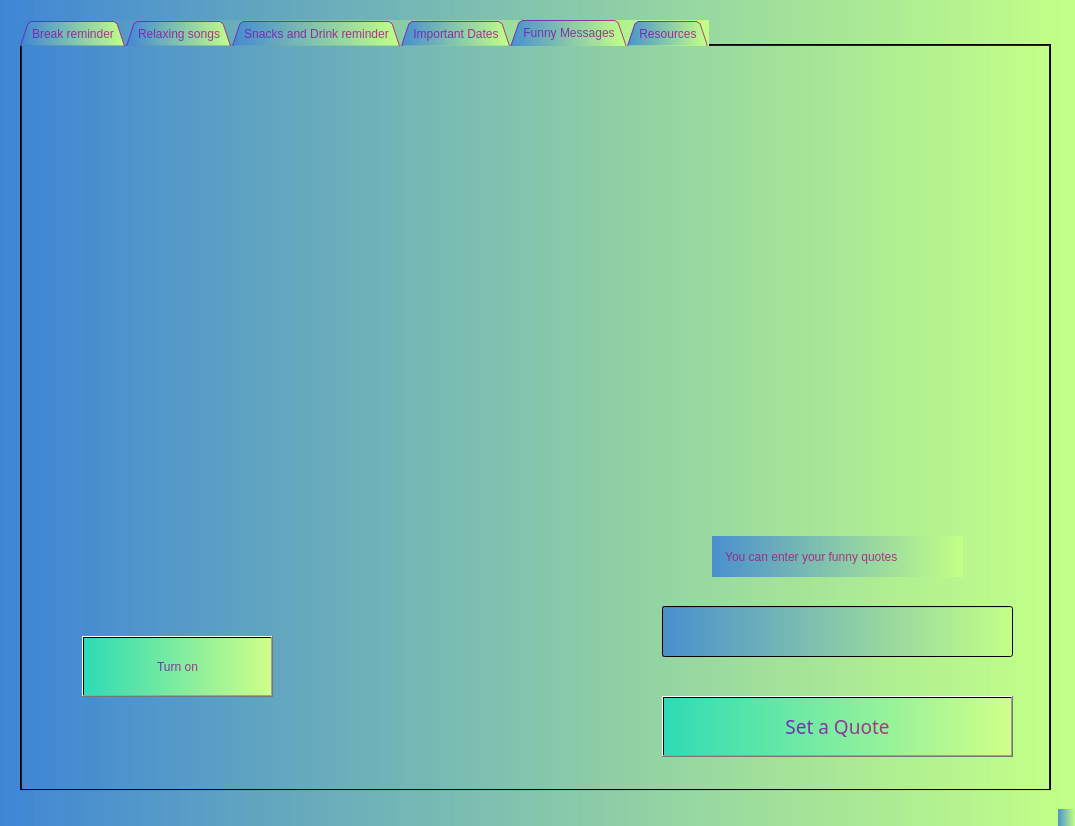
<?xml version="1.0" encoding="UTF-8"?>
<ui version="4.0">
 <class>Prorest</class>
 <widget class="QMainWindow" name="Prorest">
  <property name="geometry">
   <rect>
    <x>0</x>
    <y>0</y>
    <width>1075</width>
    <height>826</height>
   </rect>
  </property>
  <property name="windowTitle">
   <string>Prorest</string>
  </property>
  <property name="styleSheet">
   <string notr="true">color: qlineargradient(spread:pad, x1:0, y1:0, x2:1, y2:0, stop:0 rgba(151, 45, 219, 252), stop:1 rgba(72, 151, 183, 252));
background-color: qlineargradient(spread:pad, x1:0, y1:0, x2:1, y2:0, stop:0 rgba(63, 134, 213, 227), stop:0.994737 rgba(194, 255, 135, 252));</string>
  </property>
  <widget class="QWidget" name="centralwidget">
   <widget class="QTabWidget" name="tabWidget">
    <property name="geometry">
     <rect>
      <x>20</x>
      <y>20</y>
      <width>1031</width>
      <height>771</height>
     </rect>
    </property>
    <property name="styleSheet">
     <string notr="true">font: 75 10pt &quot;Garamond&quot;;
color: qlineargradient(spread:pad, x1:0, y1:0, x2:1, y2:0, stop:0 rgba(111, 39, 186, 241), stop:0.994737 rgba(170, 20, 119, 209));
</string>
    </property>
    <property name="tabShape">
     <enum>QTabWidget::Triangular</enum>
    </property>
    <property name="currentIndex">
     <number>4</number>
    </property>
    <property name="elideMode">
     <enum>Qt::ElideNone</enum>
    </property>
    <widget class="QWidget" name="tab">
     <attribute name="title">
      <string>Break reminder</string>
     </attribute>
     <widget class="QLabel" name="break_bg">
      <property name="geometry">
       <rect>
        <x>-6</x>
        <y>-25</y>
        <width>1031</width>
        <height>771</height>
       </rect>
      </property>
      <property name="text">
       <string/>
      </property>
      <property name="pixmap">
       <pixmap>../Python/BG/ThinkstockPhotos-489763838-e1490767826261.jpg</pixmap>
      </property>
      <property name="scaledContents">
       <bool>true</bool>
      </property>
     </widget>
     <widget class="QPushButton" name="break_btn">
      <property name="geometry">
       <rect>
        <x>770</x>
        <y>130</y>
        <width>191</width>
        <height>61</height>
       </rect>
      </property>
      <property name="toolTip">
       <string>&lt;html&gt;&lt;head/&gt;&lt;body&gt;&lt;p&gt;&lt;span style=&quot; font-size:12pt; font-weight:600;&quot;&gt;Turn on&lt;/span&gt;&lt;/p&gt;&lt;/body&gt;&lt;/html&gt;</string>
      </property>
      <property name="styleSheet">
       <string notr="true">background-color: qlineargradient(spread:pad, x1:0, y1:0, x2:1, y2:0, stop:0 rgba(45, 219, 182, 252), stop:1 rgba(209, 255, 137, 252));
font: 75 14pt &quot;Berlin Sans FB Demi&quot;;</string>
      </property>
      <property name="text">
       <string>Turn on</string>
      </property>
     </widget>
    </widget>
    <widget class="QWidget" name="tab_2">
     <attribute name="title">
      <string>Relaxing songs</string>
     </attribute>
     <widget class="QLabel" name="music_bg">
      <property name="geometry">
       <rect>
        <x>-270</x>
        <y>-40</y>
        <width>1301</width>
        <height>781</height>
       </rect>
      </property>
      <property name="text">
       <string/>
      </property>
      <property name="pixmap">
       <pixmap>../Python/BG/maxresdefault2.jpg</pixmap>
      </property>
      <property name="scaledContents">
       <bool>true</bool>
      </property>
     </widget>
     <widget class="QPushButton" name="music_btn">
      <property name="geometry">
       <rect>
        <x>750</x>
        <y>150</y>
        <width>191</width>
        <height>61</height>
       </rect>
      </property>
      <property name="toolTip">
       <string>&lt;html&gt;&lt;head/&gt;&lt;body&gt;&lt;p&gt;&lt;span style=&quot; font-size:12pt; font-weight:600;&quot;&gt;Turn on&lt;/span&gt;&lt;/p&gt;&lt;/body&gt;&lt;/html&gt;</string>
      </property>
      <property name="styleSheet">
       <string notr="true">background-color: qlineargradient(spread:pad, x1:0, y1:0, x2:1, y2:0, stop:0 rgba(219, 200, 45, 252), stop:1 rgba(209, 255, 137, 252));
font: 75 14pt &quot;Berlin Sans FB Demi&quot;;</string>
      </property>
      <property name="text">
       <string>Turn on</string>
      </property>
     </widget>
     <widget class="QPushButton" name="Random_music_btn">
      <property name="geometry">
       <rect>
        <x>750</x>
        <y>280</y>
        <width>191</width>
        <height>61</height>
       </rect>
      </property>
      <property name="toolTip">
       <string>&lt;html&gt;&lt;head/&gt;&lt;body&gt;&lt;p&gt;&lt;span style=&quot; font-size:12pt; font-weight:600;&quot;&gt;Turn on&lt;/span&gt;&lt;/p&gt;&lt;/body&gt;&lt;/html&gt;</string>
      </property>
      <property name="styleSheet">
       <string notr="true">background-color: qlineargradient(spread:pad, x1:0, y1:0, x2:1, y2:0, stop:0 rgba(219, 200, 45, 252), stop:1 rgba(209, 255, 137, 252));
font: 75 14pt &quot;Berlin Sans FB Demi&quot;;</string>
      </property>
      <property name="text">
       <string>Randomize on</string>
      </property>
     </widget>
     <widget class="QPushButton" name="Automated_music_btn">
      <property name="geometry">
       <rect>
        <x>750</x>
        <y>400</y>
        <width>191</width>
        <height>61</height>
       </rect>
      </property>
      <property name="toolTip">
       <string>&lt;html&gt;&lt;head/&gt;&lt;body&gt;&lt;p&gt;&lt;span style=&quot; font-size:12pt; font-weight:600;&quot;&gt;Turn on&lt;/span&gt;&lt;/p&gt;&lt;/body&gt;&lt;/html&gt;</string>
      </property>
      <property name="styleSheet">
       <string notr="true">background-color: qlineargradient(spread:pad, x1:0, y1:0, x2:1, y2:0, stop:0 rgba(219, 200, 45, 252), stop:1 rgba(209, 255, 137, 252));
font: 75 14pt &quot;Berlin Sans FB Demi&quot;;</string>
      </property>
      <property name="text">
       <string>Set music timer</string>
      </property>
     </widget>
     <widget class="QLabel" name="label">
      <property name="geometry">
       <rect>
        <x>740</x>
        <y>70</y>
        <width>211</width>
        <height>21</height>
       </rect>
      </property>
      <property name="styleSheet">
       <string notr="true">color: qlineargradient(spread:pad, x1:0, y1:0, x2:1, y2:0, stop:0 rgba(0, 0, 0, 227), stop:0.994737 rgba(0, 0, 0, 252));
font: 75 8pt &quot;MS Shell Dlg 2&quot;;
background-color: qlineargradient(spread:pad, x1:0, y1:0, x2:1, y2:0, stop:0 rgba(78, 213, 63, 227), stop:0.994737 rgba(194, 255, 135, 252));</string>
      </property>
      <property name="text">
       <string> Note! When you turn the music off,</string>
      </property>
     </widget>
     <widget class="QLabel" name="label_2">
      <property name="geometry">
       <rect>
        <x>720</x>
        <y>90</y>
        <width>251</width>
        <height>20</height>
       </rect>
      </property>
      <property name="styleSheet">
       <string notr="true">color: qlineargradient(spread:pad, x1:0, y1:0, x2:1, y2:0, stop:0 rgba(0, 0, 0, 227), stop:0.994737 rgba(0, 0, 0, 252));
font: 75 8pt &quot;MS Shell Dlg 2&quot;;
background-color: qlineargradient(spread:pad, x1:0, y1:0, x2:1, y2:0, stop:0 rgba(78, 213, 63, 227), stop:0.994737 rgba(194, 255, 135, 252));</string>
      </property>
      <property name="text">
       <string>  the current song will need to finish fully.</string>
      </property>
     </widget>
     <widget class="QLineEdit" name="write_time_bar">
      <property name="geometry">
       <rect>
        <x>780</x>
        <y>480</y>
        <width>131</width>
        <height>31</height>
       </rect>
      </property>
      <property name="text">
       <string/>
      </property>
     </widget>
     <widget class="QLabel" name="time_format_label">
      <property name="geometry">
       <rect>
        <x>740</x>
        <y>540</y>
        <width>211</width>
        <height>21</height>
       </rect>
      </property>
      <property name="styleSheet">
       <string notr="true">color: qlineargradient(spread:pad, x1:0, y1:0, x2:1, y2:0, stop:0 rgba(0, 0, 0, 227), stop:0.994737 rgba(0, 0, 0, 252));
font: 75 8pt &quot;MS Shell Dlg 2&quot;;
background-color: qlineargradient(spread:pad, x1:0, y1:0, x2:1, y2:0, stop:0 rgba(78, 213, 63, 227), stop:0.994737 rgba(194, 255, 135, 252));</string>
      </property>
      <property name="text">
       <string>              Format (HH:MM)</string>
      </property>
     </widget>
    </widget>
    <widget class="QWidget" name="tab_3">
     <attribute name="title">
      <string>Snacks and Drink reminder</string>
     </attribute>
     <widget class="QLabel" name="snacks_bg">
      <property name="geometry">
       <rect>
        <x>0</x>
        <y>0</y>
        <width>1031</width>
        <height>751</height>
       </rect>
      </property>
      <property name="text">
       <string/>
      </property>
      <property name="pixmap">
       <pixmap>../Python/BG/bread-toasted_WDGG60RQAJ.jpg</pixmap>
      </property>
      <property name="scaledContents">
       <bool>true</bool>
      </property>
     </widget>
     <widget class="QPushButton" name="snacks_btn">
      <property name="geometry">
       <rect>
        <x>10</x>
        <y>40</y>
        <width>191</width>
        <height>61</height>
       </rect>
      </property>
      <property name="toolTip">
       <string>&lt;html&gt;&lt;head/&gt;&lt;body&gt;&lt;p&gt;&lt;span style=&quot; font-size:12pt; font-weight:600;&quot;&gt;Turn on&lt;/span&gt;&lt;/p&gt;&lt;/body&gt;&lt;/html&gt;</string>
      </property>
      <property name="styleSheet">
       <string notr="true">background-color: qlineargradient(spread:pad, x1:0, y1:0, x2:1, y2:0, stop:0 rgba(45, 219, 182, 252), stop:1 rgba(209, 255, 137, 252));
font: 75 14pt &quot;Berlin Sans FB Demi&quot;;</string>
      </property>
      <property name="text">
       <string>Turn on</string>
      </property>
     </widget>
     <widget class="QLabel" name="snacks_tips">
      <property name="geometry">
       <rect>
        <x>10</x>
        <y>170</y>
        <width>331</width>
        <height>521</height>
       </rect>
      </property>
      <property name="styleSheet">
       <string notr="true">font: 75 12pt &quot;Berlin Sans FB Demi&quot;;</string>
      </property>
      <property name="text">
       <string>TextLabel</string>
      </property>
     </widget>
    </widget>
    <widget class="QWidget" name="tab_4">
     <attribute name="title">
      <string>Important Dates</string>
     </attribute>
     <widget class="QLabel" name="important_bg">
      <property name="geometry">
       <rect>
        <x>-4</x>
        <y>-8</y>
        <width>1031</width>
        <height>751</height>
       </rect>
      </property>
      <property name="text">
       <string/>
      </property>
      <property name="pixmap">
       <pixmap>../Python/BG/woman-writing_FFSUL8TZD3.jpg</pixmap>
      </property>
      <property name="scaledContents">
       <bool>true</bool>
      </property>
     </widget>
     <widget class="QLabel" name="date_label">
      <property name="geometry">
       <rect>
        <x>100</x>
        <y>70</y>
        <width>211</width>
        <height>21</height>
       </rect>
      </property>
      <property name="styleSheet">
       <string notr="true">font: 75 9pt &quot;Berlin Sans FB Demi&quot;;</string>
      </property>
      <property name="text">
       <string> Date (Format: YYYY-MM-DD)</string>
      </property>
     </widget>
     <widget class="QLabel" name="information_label">
      <property name="geometry">
       <rect>
        <x>30</x>
        <y>10</y>
        <width>371</width>
        <height>21</height>
       </rect>
      </property>
      <property name="styleSheet">
       <string notr="true">font: 75 8pt &quot;Berlin Sans FB Demi&quot;;</string>
      </property>
      <property name="text">
       <string>  Add the information with the correct format in the boxes below</string>
      </property>
     </widget>
     <widget class="QLabel" name="time_label">
      <property name="geometry">
       <rect>
        <x>100</x>
        <y>150</y>
        <width>211</width>
        <height>21</height>
       </rect>
      </property>
      <property name="styleSheet">
       <string notr="true">font: 75 9pt &quot;Berlin Sans FB Demi&quot;;</string>
      </property>
      <property name="text">
       <string>      Time (Format: HH:MM)</string>
      </property>
     </widget>
     <widget class="QLabel" name="title_label">
      <property name="geometry">
       <rect>
        <x>100</x>
        <y>230</y>
        <width>211</width>
        <height>21</height>
       </rect>
      </property>
      <property name="styleSheet">
       <string notr="true">font: 75 9pt &quot;Berlin Sans FB Demi&quot;;</string>
      </property>
      <property name="text">
       <string>                      Title</string>
      </property>
     </widget>
     <widget class="QLabel" name="msg_label">
      <property name="geometry">
       <rect>
        <x>100</x>
        <y>310</y>
        <width>211</width>
        <height>21</height>
       </rect>
      </property>
      <property name="styleSheet">
       <string notr="true">font: 75 9pt &quot;Berlin Sans FB Demi&quot;;</string>
      </property>
      <property name="text">
       <string>                   Message</string>
      </property>
     </widget>
     <widget class="QLineEdit" name="write_date">
      <property name="geometry">
       <rect>
        <x>100</x>
        <y>100</y>
        <width>211</width>
        <height>31</height>
       </rect>
      </property>
      <property name="text">
       <string/>
      </property>
     </widget>
     <widget class="QLineEdit" name="write_time">
      <property name="geometry">
       <rect>
        <x>100</x>
        <y>180</y>
        <width>211</width>
        <height>31</height>
       </rect>
      </property>
      <property name="text">
       <string/>
      </property>
     </widget>
     <widget class="QLineEdit" name="write_title">
      <property name="geometry">
       <rect>
        <x>100</x>
        <y>260</y>
        <width>211</width>
        <height>31</height>
       </rect>
      </property>
      <property name="text">
       <string/>
      </property>
     </widget>
     <widget class="QLineEdit" name="write_message">
      <property name="geometry">
       <rect>
        <x>100</x>
        <y>340</y>
        <width>211</width>
        <height>31</height>
       </rect>
      </property>
      <property name="text">
       <string/>
      </property>
     </widget>
     <widget class="QPushButton" name="set_date_btn">
      <property name="geometry">
       <rect>
        <x>100</x>
        <y>430</y>
        <width>211</width>
        <height>61</height>
       </rect>
      </property>
      <property name="font">
       <font>
        <family>Berlin Sans FB Demi</family>
        <pointsize>14</pointsize>
        <weight>9</weight>
        <italic>false</italic>
        <bold>false</bold>
       </font>
      </property>
      <property name="toolTip">
       <string>&lt;html&gt;&lt;head/&gt;&lt;body&gt;&lt;p&gt;&lt;span style=&quot; font-size:8pt; font-weight:600;&quot;&gt;Turn on&lt;/span&gt;&lt;/p&gt;&lt;/body&gt;&lt;/html&gt;</string>
      </property>
      <property name="styleSheet">
       <string notr="true">background-color: qlineargradient(spread:pad, x1:0, y1:0, x2:1, y2:0, stop:0 rgba(45, 219, 182, 252), stop:1 rgba(209, 255, 137, 252));
font: 75 14pt &quot;Berlin Sans FB Demi&quot;;</string>
      </property>
      <property name="text">
       <string>Set Date Reminder</string>
      </property>
     </widget>
     <widget class="QLabel" name="information_label_2">
      <property name="geometry">
       <rect>
        <x>30</x>
        <y>30</y>
        <width>371</width>
        <height>21</height>
       </rect>
      </property>
      <property name="styleSheet">
       <string notr="true">font: 75 8pt &quot;Berlin Sans FB Demi&quot;;</string>
      </property>
      <property name="text">
       <string>         When you are done, click on the button in the bottom.</string>
      </property>
     </widget>
     <widget class="QLabel" name="time_format_label_2">
      <property name="geometry">
       <rect>
        <x>100</x>
        <y>390</y>
        <width>211</width>
        <height>21</height>
       </rect>
      </property>
      <property name="styleSheet">
       <string notr="true">color: qlineargradient(spread:pad, x1:0, y1:0, x2:1, y2:0, stop:0 rgba(0, 0, 0, 227), stop:0.994737 rgba(0, 0, 0, 252));
font: 75 8pt &quot;MS Shell Dlg 2&quot;;
background-color: qlineargradient(spread:pad, x1:0, y1:0, x2:1, y2:0, stop:0 rgba(78, 213, 63, 227), stop:0.994737 rgba(194, 255, 135, 252));</string>
      </property>
      <property name="text">
       <string>           Is it in a right Format ?</string>
      </property>
     </widget>
    </widget>
    <widget class="QWidget" name="tab_6">
     <attribute name="title">
      <string>Funny Messages</string>
     </attribute>
     <widget class="QLabel" name="quote_label">
      <property name="geometry">
       <rect>
        <x>0</x>
        <y>0</y>
        <width>1031</width>
        <height>751</height>
       </rect>
      </property>
      <property name="text">
       <string/>
      </property>
      <property name="pixmap">
       <pixmap>../Python/BG/funny.jpg</pixmap>
      </property>
      <property name="scaledContents">
       <bool>true</bool>
      </property>
     </widget>
     <widget class="QLabel" name="quote_label_1">
      <property name="geometry">
       <rect>
        <x>690</x>
        <y>490</y>
        <width>251</width>
        <height>41</height>
       </rect>
      </property>
      <property name="text">
       <string>    You can enter your funny quotes</string>
      </property>
     </widget>
     <widget class="QPushButton" name="set_quote_btn">
      <property name="geometry">
       <rect>
        <x>640</x>
        <y>650</y>
        <width>351</width>
        <height>61</height>
       </rect>
      </property>
      <property name="font">
       <font>
        <family>Berlin Sans FB Demi</family>
        <pointsize>14</pointsize>
        <weight>9</weight>
        <italic>false</italic>
        <bold>false</bold>
       </font>
      </property>
      <property name="toolTip">
       <string>&lt;html&gt;&lt;head/&gt;&lt;body&gt;&lt;p&gt;&lt;span style=&quot; font-size:8pt; font-weight:600;&quot;&gt;Turn on&lt;/span&gt;&lt;/p&gt;&lt;/body&gt;&lt;/html&gt;</string>
      </property>
      <property name="styleSheet">
       <string notr="true">background-color: qlineargradient(spread:pad, x1:0, y1:0, x2:1, y2:0, stop:0 rgba(45, 219, 182, 252), stop:1 rgba(209, 255, 137, 252));
font: 75 14pt &quot;Berlin Sans FB Demi&quot;;</string>
      </property>
      <property name="text">
       <string>Set a Quote</string>
      </property>
     </widget>
     <widget class="QPushButton" name="quote_btn">
      <property name="geometry">
       <rect>
        <x>60</x>
        <y>590</y>
        <width>191</width>
        <height>61</height>
       </rect>
      </property>
      <property name="toolTip">
       <string>&lt;html&gt;&lt;head/&gt;&lt;body&gt;&lt;p&gt;&lt;span style=&quot; font-size:12pt; font-weight:600;&quot;&gt;Turn on&lt;/span&gt;&lt;/p&gt;&lt;/body&gt;&lt;/html&gt;</string>
      </property>
      <property name="styleSheet">
       <string notr="true">background-color: qlineargradient(spread:pad, x1:0, y1:0, x2:1, y2:0, stop:0 rgba(45, 219, 182, 252), stop:1 rgba(209, 255, 137, 252));
font: 75 14pt &quot;Berlin Sans FB Demi&quot;;</string>
      </property>
      <property name="text">
       <string>Turn on</string>
      </property>
     </widget>
     <widget class="QLineEdit" name="write_quote">
      <property name="geometry">
       <rect>
        <x>640</x>
        <y>560</y>
        <width>351</width>
        <height>51</height>
       </rect>
      </property>
      <property name="text">
       <string/>
      </property>
     </widget>
    </widget>
    <widget class="QWidget" name="tab_5">
     <attribute name="title">
      <string>Resources</string>
     </attribute>
     <widget class="QLabel" name="label_3">
      <property name="geometry">
       <rect>
        <x>0</x>
        <y>0</y>
        <width>1031</width>
        <height>751</height>
       </rect>
      </property>
      <property name="text">
       <string/>
      </property>
      <property name="pixmap">
       <pixmap>../Python/BG/books-library_6XANS2384I.jpg</pixmap>
      </property>
      <property name="scaledContents">
       <bool>true</bool>
      </property>
     </widget>
     <widget class="QLabel" name="resourse_label">
      <property name="geometry">
       <rect>
        <x>189</x>
        <y>490</y>
        <width>821</width>
        <height>240</height>
       </rect>
      </property>
      <property name="styleSheet">
       <string notr="true">font: 75 10pt &quot;Berlin Sans FB Demi&quot;;</string>
      </property>
      <property name="text">
       <string>TextLabel</string>
      </property>
     </widget>
    </widget>
   </widget>
  </widget>
  <widget class="QStatusBar" name="statusbar"/>
 </widget>
 <resources/>
 <connections/>
</ui>
